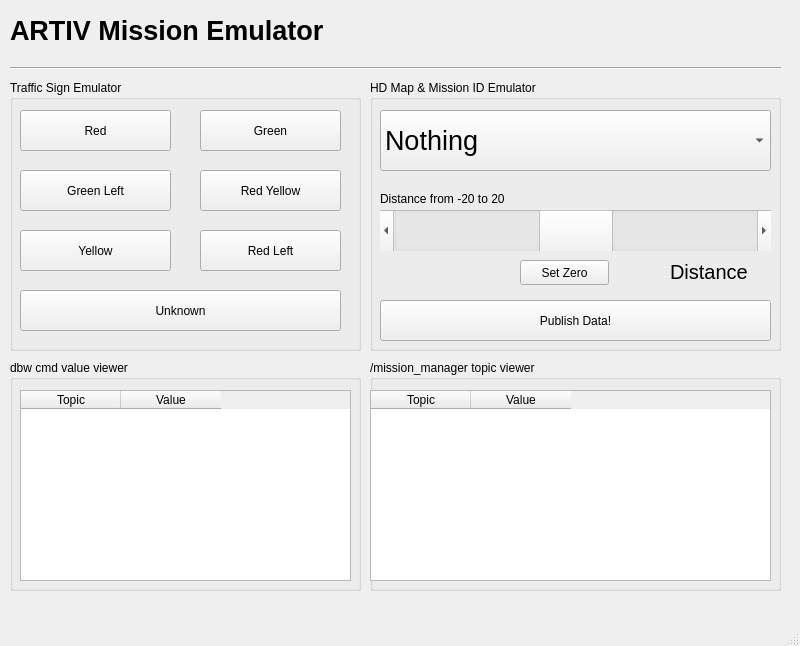
<?xml version="1.0" encoding="UTF-8"?>
<ui version="4.0">
 <class>MainWindow</class>
 <widget class="QMainWindow" name="MainWindow">
  <property name="geometry">
   <rect>
    <x>0</x>
    <y>0</y>
    <width>800</width>
    <height>646</height>
   </rect>
  </property>
  <property name="windowTitle">
   <string>ARTIV Mission emulator</string>
  </property>
  <widget class="QWidget" name="centralwidget">
   <widget class="QLabel" name="label">
    <property name="geometry">
     <rect>
      <x>10</x>
      <y>10</y>
      <width>351</width>
      <height>41</height>
     </rect>
    </property>
    <property name="font">
     <font>
      <pointsize>20</pointsize>
      <weight>75</weight>
      <bold>true</bold>
     </font>
    </property>
    <property name="text">
     <string>ARTIV Mission Emulator</string>
    </property>
   </widget>
   <widget class="Line" name="line">
    <property name="geometry">
     <rect>
      <x>10</x>
      <y>60</y>
      <width>771</width>
      <height>16</height>
     </rect>
    </property>
    <property name="orientation">
     <enum>Qt::Horizontal</enum>
    </property>
   </widget>
   <widget class="QGroupBox" name="groupBox">
    <property name="geometry">
     <rect>
      <x>10</x>
      <y>80</y>
      <width>351</width>
      <height>271</height>
     </rect>
    </property>
    <property name="title">
     <string>Traffic Sign Emulator</string>
    </property>
    <widget class="QPushButton" name="pushButton_3">
     <property name="geometry">
      <rect>
       <x>10</x>
       <y>30</y>
       <width>151</width>
       <height>41</height>
      </rect>
     </property>
     <property name="text">
      <string>Red</string>
     </property>
    </widget>
    <widget class="QPushButton" name="pushButton_4">
     <property name="geometry">
      <rect>
       <x>190</x>
       <y>150</y>
       <width>141</width>
       <height>41</height>
      </rect>
     </property>
     <property name="text">
      <string>Red Left</string>
     </property>
    </widget>
    <widget class="QPushButton" name="pushButton_5">
     <property name="geometry">
      <rect>
       <x>10</x>
       <y>90</y>
       <width>151</width>
       <height>41</height>
      </rect>
     </property>
     <property name="text">
      <string>Green Left</string>
     </property>
    </widget>
    <widget class="QPushButton" name="pushButton_6">
     <property name="geometry">
      <rect>
       <x>190</x>
       <y>90</y>
       <width>141</width>
       <height>41</height>
      </rect>
     </property>
     <property name="text">
      <string>Red Yellow</string>
     </property>
    </widget>
    <widget class="QPushButton" name="pushButton_7">
     <property name="geometry">
      <rect>
       <x>10</x>
       <y>150</y>
       <width>151</width>
       <height>41</height>
      </rect>
     </property>
     <property name="text">
      <string>Yellow</string>
     </property>
    </widget>
    <widget class="QPushButton" name="pushButton_8">
     <property name="geometry">
      <rect>
       <x>190</x>
       <y>30</y>
       <width>141</width>
       <height>41</height>
      </rect>
     </property>
     <property name="text">
      <string>Green</string>
     </property>
    </widget>
    <widget class="QPushButton" name="pushButton_9">
     <property name="geometry">
      <rect>
       <x>10</x>
       <y>210</y>
       <width>321</width>
       <height>41</height>
      </rect>
     </property>
     <property name="text">
      <string>Unknown</string>
     </property>
    </widget>
   </widget>
   <widget class="QGroupBox" name="groupBox_2">
    <property name="geometry">
     <rect>
      <x>370</x>
      <y>80</y>
      <width>411</width>
      <height>271</height>
     </rect>
    </property>
    <property name="font">
     <font>
      <family>Ubuntu</family>
     </font>
    </property>
    <property name="title">
     <string>HD Map &amp;&amp; Mission ID Emulator</string>
    </property>
    <widget class="QComboBox" name="comboBox">
     <property name="geometry">
      <rect>
       <x>10</x>
       <y>30</y>
       <width>391</width>
       <height>61</height>
      </rect>
     </property>
     <property name="font">
      <font>
       <pointsize>20</pointsize>
       <weight>50</weight>
       <bold>false</bold>
      </font>
     </property>
     <item>
      <property name="text">
       <string>Nothing</string>
      </property>
     </item>
     <item>
      <property name="text">
       <string>Crosswalk Mission</string>
      </property>
     </item>
     <item>
      <property name="text">
       <string>Dynamic Obstacle Mission</string>
      </property>
     </item>
     <item>
      <property name="text">
       <string>Bump Mission</string>
      </property>
     </item>
     <item>
      <property name="text">
       <string>Static Mission</string>
      </property>
     </item>
     <item>
      <property name="text">
       <string>Park Mission</string>
      </property>
     </item>
     <item>
      <property name="text">
       <string>School Mission</string>
      </property>
     </item>
     <item>
      <property name="text">
       <string>Bus Area Mission</string>
      </property>
     </item>
     <item>
      <property name="text">
       <string>Left Intersection with Signal</string>
      </property>
     </item>
     <item>
      <property name="text">
       <string>Right Intersection with Signal</string>
      </property>
     </item>
     <item>
      <property name="text">
       <string>Straight Intersection with Signal</string>
      </property>
     </item>
     <item>
      <property name="text">
       <string>Left Intersection with no  Signal</string>
      </property>
     </item>
     <item>
      <property name="text">
       <string>Right Intersection with no Signal</string>
      </property>
     </item>
     <item>
      <property name="text">
       <string>StopLine</string>
      </property>
     </item>
    </widget>
    <widget class="QScrollBar" name="horizontalScrollBar">
     <property name="geometry">
      <rect>
       <x>10</x>
       <y>130</y>
       <width>391</width>
       <height>41</height>
      </rect>
     </property>
     <property name="minimum">
      <number>-20</number>
     </property>
     <property name="maximum">
      <number>20</number>
     </property>
     <property name="orientation">
      <enum>Qt::Horizontal</enum>
     </property>
     <property name="invertedAppearance">
      <bool>true</bool>
     </property>
     <property name="invertedControls">
      <bool>true</bool>
     </property>
    </widget>
    <widget class="QLabel" name="label_2">
     <property name="geometry">
      <rect>
       <x>10</x>
       <y>110</y>
       <width>381</width>
       <height>17</height>
      </rect>
     </property>
     <property name="text">
      <string>Distance from -20 to 20</string>
     </property>
    </widget>
    <widget class="QLabel" name="label_3">
     <property name="geometry">
      <rect>
       <x>300</x>
       <y>176</y>
       <width>91</width>
       <height>31</height>
      </rect>
     </property>
     <property name="font">
      <font>
       <pointsize>15</pointsize>
      </font>
     </property>
     <property name="text">
      <string>Distance</string>
     </property>
    </widget>
    <widget class="QPushButton" name="pushButton">
     <property name="geometry">
      <rect>
       <x>150</x>
       <y>180</y>
       <width>89</width>
       <height>25</height>
      </rect>
     </property>
     <property name="text">
      <string>Set Zero</string>
     </property>
    </widget>
    <widget class="QPushButton" name="pushButton_2">
     <property name="geometry">
      <rect>
       <x>10</x>
       <y>220</y>
       <width>391</width>
       <height>41</height>
      </rect>
     </property>
     <property name="text">
      <string>Publish Data!</string>
     </property>
    </widget>
   </widget>
   <widget class="QGroupBox" name="groupBox_4">
    <property name="geometry">
     <rect>
      <x>10</x>
      <y>360</y>
      <width>351</width>
      <height>231</height>
     </rect>
    </property>
    <property name="title">
     <string>dbw cmd value viewer</string>
    </property>
    <widget class="QTableWidget" name="tableWidget">
     <property name="geometry">
      <rect>
       <x>10</x>
       <y>30</y>
       <width>331</width>
       <height>191</height>
      </rect>
     </property>
     <column>
      <property name="text">
       <string>Topic</string>
      </property>
     </column>
     <column>
      <property name="text">
       <string>Value</string>
      </property>
     </column>
    </widget>
   </widget>
   <widget class="QGroupBox" name="groupBox_5">
    <property name="geometry">
     <rect>
      <x>370</x>
      <y>360</y>
      <width>411</width>
      <height>231</height>
     </rect>
    </property>
    <property name="title">
     <string>/mission_manager topic viewer</string>
    </property>
    <widget class="QTableWidget" name="tableWidget_2">
     <property name="geometry">
      <rect>
       <x>0</x>
       <y>30</y>
       <width>401</width>
       <height>191</height>
      </rect>
     </property>
     <column>
      <property name="text">
       <string>Topic</string>
      </property>
     </column>
     <column>
      <property name="text">
       <string>Value</string>
      </property>
     </column>
    </widget>
   </widget>
  </widget>
  <widget class="QMenuBar" name="menubar">
   <property name="geometry">
    <rect>
     <x>0</x>
     <y>0</y>
     <width>800</width>
     <height>22</height>
    </rect>
   </property>
  </widget>
  <widget class="QStatusBar" name="statusbar"/>
 </widget>
 <resources/>
 <connections/>
</ui>
